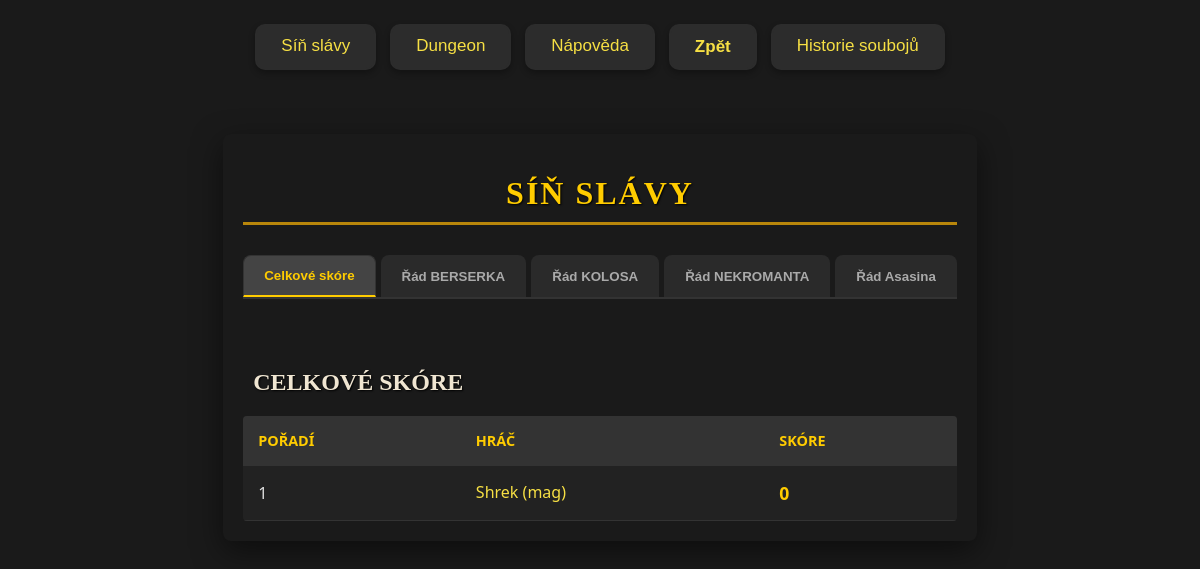
The app's page /leaderboard with its own data.
### game/models.py (models this page shows, shortened)
class player(models.Model):
    profile_img = models.ImageField(upload_to='profile_images/', blank=True, null=True)
    role_img_id = models.IntegerField(blank=True, null=True) # 1 = mág, 2 = hunter, 3 = warrior
    gender = models.CharField(max_length=10, blank=True, null=True)
    active = models.BooleanField(default=False)
    name = models.CharField(max_length=100, blank=True)
    lvl = models.IntegerField(default=1, blank=True)
    xp = models.IntegerField(default=0, blank=True)
    xp_need = models.IntegerField(default=50, blank=True)
    score_dmg_delt = models.IntegerField(default=0, blank=True)
    score_dmg_taken = models.IntegerField(default=0, blank=True)
    score_death_counter = models.IntegerField(default=0, blank=True)
    score_best_dmg = models.IntegerField(default=0, blank=True)
    score = models.IntegerField(default=0, blank=True)
    quest_refresh = models.IntegerField(default=1)
    energie = models.IntegerField(default=200, blank=True, validators=[MinValueValidator(0), MaxValueValidator(200)])
    last_energy_update = models.DateTimeField(default=timezone.now)
    skill_points = models.IntegerField(default=0, blank=True)
    panak = models.IntegerField(default=0, blank=True)
    maly_kelimek = models.IntegerField(default=0, blank=True)
    velky_kelimek = models.IntegerField(default=0, blank=True)
    povolani = models.CharField(max_length=50, blank=True, default='nic')
    dmg = models.IntegerField(blank=True, default= 1)
    dmg_koef = models.FloatField(blank=True, default= 1)
    dmg_now = models.FloatField(blank=True, default= 1)
    armor = models.IntegerField(blank=True, default= 1)
    armor_koef = models.FloatField(blank=True, default= 1)
    armor_now = models.FloatField(blank=True, default= 1)
    hp = models.IntegerField(blank=True, default=1)
    hp_koef = models.FloatField(blank=True, default=1)
    hp_now = models.FloatField(blank=True, default=1)
    hp_actual_fight = models.IntegerField(blank=True, default=1)
    critic_chance = models.FloatField(default=1, blank=True, null=True, validators=[MinValueValidator(0), MaxValueValidator(50)])  # šance na kritický zásah
    dodge_chance = models.FloatField(default=1, blank=True, null=True, validators=[MinValueValidator(0), MaxValueValidator(50)])
    quest_counter = models.IntegerField(default=0, blank=True, validators=[MinValueValidator(0), MaxValueValidator(3)])

### game/views.py (the view)
# urls.py: path('leaderboard', views.leaderboard, name='leaderboard'),
def leaderboard(request):
    all_players = player.objects.all().filter(active=True)
    all_achivements = achievements.objects.all().filter(player__active=True)
    total_dmg_delt = all_achivements.order_by('total_dmg_delt').reverse()
    total_dmg_taken = all_achivements.order_by('total_dmg_taken').reverse()
    death_counter = all_achivements.order_by('death_counter')
    best_dmg = all_achivements.order_by('best_dmg_delt').reverse()
    total_score = all_players.order_by('score').reverse()
    score_dmg_delt = all_players.order_by('score_dmg_delt').reverse()
    score_dmg_taken = all_players.order_by('score_dmg_taken').reverse()
    score_death_counter = all_players.order_by('score_death_counter').reverse()
    score_best_dmg = all_players.order_by('score_best_dmg').reverse()
    return render(request, 'game/leaderboard.html', {
        'all_players': all_players,
        'total_score': total_score,
        'score_dmg_delt': score_dmg_delt,
        'score_dmg_taken': score_dmg_taken,
        'score_death_counter': score_death_counter,
        'score_best_dmg': score_best_dmg,
        'total_dmg_delt': total_dmg_delt,
        'total_dmg_taken': total_dmg_taken,
        'death_counter': death_counter,
        'best_dmg': best_dmg,
        })

### game/templates/game/leaderboard.html (shortened to what this page needs)
{% extends "base.html" %}
{% load static %}
{% block styly %}
    <link rel="stylesheet" href="{% static 'game/leaderboard.css' %}">
{% endblock styly %}
{% block content %}
<div class="leaderboard-wrapper">
    <h1 class="leaderboard-title">Síň slávy</h1>
    <div class="leaderboard-tabs" style="margin-bottom: 20px;">
        <button class="tab-btn active" onclick="showLeaderboard('total_score')">Celkové skóre</button>
        <button class="tab-btn" onclick="showLeaderboard('dmg_delt')">Řád BERSERKA</button>
        <button class="tab-btn" onclick="showLeaderboard('dmg_taken')">Řád KOLOSA</button>
        <button class="tab-btn" onclick="showLeaderboard('death_counter')">Řád NEKROMANTA</button>
        <button class="tab-btn" onclick="showLeaderboard('best_dmg')">Řád Asasina</button>
    </div>
    <div class="leaderboard-content">
        <div id="total_score" class="leaderboard-pane active">
            <h2>Celkové skóre</h2>
            <table class="pnp-table">
                <thead>
                    <tr><th>Pořadí</th><th>Hráč</th><th>Skóre</th></tr>
                </thead>
                <tbody>
                    {% for p in total_score %}
                    <tr>
                        <td>{{ forloop.counter }}</td>
                        <td class="player-name"> <a href="{% url 'player_info' p.id %}">{{ p.name }} ({{ p.povolani }})</a></td>
                        <td class="value-highlight">{{ p.score }}</td>
                    </tr>
                    {% endfor %}
                </tbody>
            </table>
        </div>
    </div>
</div>
{% endblock content %}

### static/app.css (style rules this page uses)
body { background-color: #1a1a1a; color: #f0e6d2; font-family: 'Georgia', serif; margin: 0; padding: 20px; display: flex; flex-direction: column; align-items: center; position: relative; z-index: 1; }
body::before { content: ""; position: fixed; top: 0; left: 0; width: 100%; height: 100%; background-image: url('/media/pnp_logo.png'); background-repeat: no-repeat; background-size: cover; background-position: center; opacity: 0.05; z-index: -1; }
h1, h2, h3, h4 { color: #ffd700; text-shadow: 1px 1px 2px #000000; font-family: 'Trajan Pro', serif; text-transform: uppercase; }
h1 { border-bottom: 3px solid #b8860b; padding-bottom: 10px; margin-bottom: 25px; text-align: center; }
h2 { margin-top: 30px; color: #f0e6d2; font-size: 1.5rem; padding-left: 10px; }
a { color: #f7e044; text-decoration: none; font-weight: 500; position: relative; display: inline-block; padding-bottom: 2px; transition: color 0.3s ease; }
a::after { content: ''; position: absolute; width: 100%; height: 2px; bottom: 0; left: 0; background-color: #f7e044; transform: scaleX(0); transform-origin: bottom right; transition: transform 0.3s ease-out; }
* { box-sizing: border-box; }

### game/static/game/leaderboard.css (style rules this page uses)
.leaderboard-wrapper { max-width: 1000px; margin: 40px auto; background-color: #1a1a1a; color: #e0e0e0; padding: 20px; border-radius: 8px; box-shadow: 0 10px 30px rgba(0,0,0,0.5); font-family: 'Segoe UI', Tahoma, Geneva, Verdana, sans-serif; }
.leaderboard-title { text-align: center; color: #ffcc00; text-transform: uppercase; letter-spacing: 2px; margin-bottom: 30px; }
.leaderboard-tabs { display: flex; justify-content: center; gap: 5px; margin-bottom: 0; border-bottom: 2px solid #333; }
.tab-btn { padding: 12px 20px; background: #2a2a2a; border: none; color: #aaa; cursor: pointer; font-weight: bold; border-radius: 8px 8px 0 0; transition: all 0.3s ease; border: 1px solid transparent; }
.tab-btn.active { background: #444; color: #ffcc00; border: 1px solid #333; border-bottom: 2px solid #ffcc00; }
.leaderboard-pane { display: none; padding-top: 20px; }
.leaderboard-pane.active { display: block; animation: fadeIn 0.4s ease; }
.pnp-table { width: 100%; border-collapse: collapse; background-color: #222; overflow: hidden; border-radius: 4px; }
.pnp-table thead { background-color: #333; color: #ffcc00; }
.pnp-table th, .pnp-table td { padding: 15px; text-align: left; border-bottom: 1px solid #333; }
.pnp-table th { text-transform: uppercase; font-size: 0.9rem; }
.player-name { font-weight: bold; color: #fff; }
.value-highlight { color: #ffcc00; font-size: 1.1rem; font-weight: bold; }

### records on screen
player: name "Shrek", povolani "mag", score "0"
